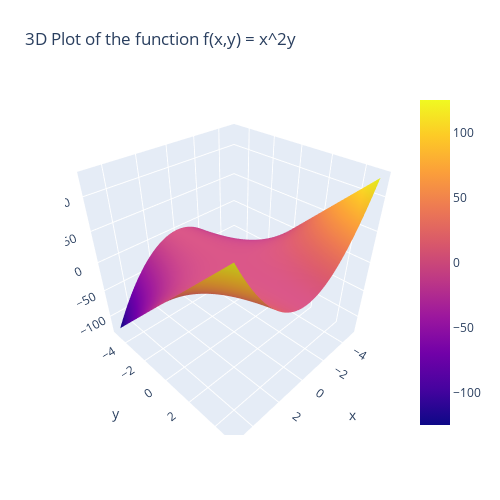

Here is the notebook cell this chart was saved with:
### Code cell
import plotly.graph_objects as go
import numpy as np

x = np.linspace(-5, 5, 100)
y = np.linspace(-5, 5, 100)
x, y = np.meshgrid(x, y)
z = x**2 * y

fig = go.Figure(data=[go.Surface(z=z, x=x, y=y)])
fig.update_layout(title='3D Plot of the function f(x,y) = x^2y', autosize=False,
                  width=500, height=500,
                  margin=dict(l=65, r=50, b=65, t=90))
fig.show()

### Figure 1 — Plotly figure (JSON) as saved in the notebook; plotly's stock layout.template omitted (floating-point values rounded to 4 significant figures; data arrays with more than 128 entries replaced by an {"elided": "..."} marker saying what was removed)
{"data": [{"type": "surface", "x": {"elided": "100x100 float values"}, "y": {"elided": "100x100 float values"}, "z": {"elided": "100x100 float values"}}], "layout": {"autosize": false, "height": 500, "margin": {"b": 65, "l": 65, "r": 50, "t": 90}, "title": {"text": "3D Plot of the function f(x,y) = x^2y"}, "width": 500}}
